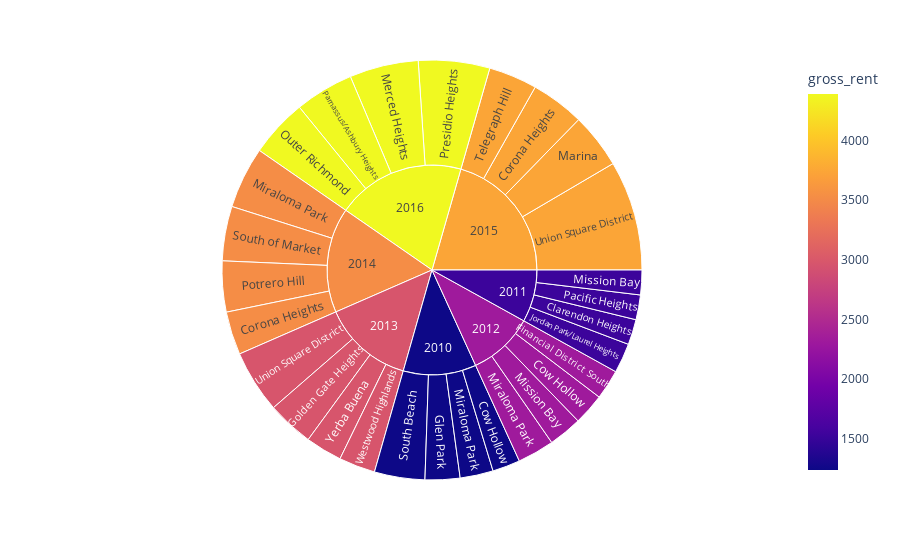

Write notebook code for a chart like this one.
### Code cell
# Sunburst plot for Cost analysis (with top sales prices)
px.sunburst(
    sb_yr_max,
    path=["year","neighborhood"],
    values="sale_price_sqr_foot",
    color="gross_rent"
   )

### Figure 1 — Plotly figure (JSON) as saved in the notebook; plotly's stock layout.template omitted (floating-point values rounded to 4 significant figures)
{"data": [{"branchvalues": "total", "customdata": [[1530], [3528], [3739], [1239], [2324], [2324], [1239], [2971], [1530], [3739], [4390], [1239], [2324], [3528], [1530], [2324], [4390], [1530], [4390], [3528], [4390], [1239], [3528], [3739], [2971], [3739], [2971], [2971], [1239], [1530.0], [2324.0], [2971.0], [3528], [3739], [4390]], "domain": {"x": [0, 1], "y": [0, 1]}, "hovertemplate": "labels=%{label}<br>sale_price_sqr_foot=%{value}<br>parent=%{parent}<br>id=%{id}<br>gross_rent=%{color}<extra></extra>", "ids": ["2011/Clarendon Heights", "2014/Corona Heights", "2015/Corona Heights", "2010/Cow Hollow", "2012/Cow Hollow", "2012/Financial District South", "2010/Glen Park", "2013/Golden Gate Heights", "2011/Jordan Park/Laurel Heights", "2015/Marina", "2016/Merced Heights", "2010/Miraloma Park", "2012/Miraloma Park", "2014/Miraloma Park", "2011/Mission Bay", "2012/Mission Bay", "2016/Outer Richmond ", "2011/Pacific Heights", "2016/Parnassus/Ashbury Heights", "2014/Potrero Hill", "2016/Presidio Heights", "2010/South Beach", "2014/South of Market", "2015/Telegraph Hill", "2013/Union Square District", "2015/Union Square District", "2013/Westwood Highlands", "2013/Yerba Buena", "2010", "2011", "2012", "2013", "2014", "2015", "2016"], "labels": ["Clarendon Heights", "Corona Heights", "Corona Heights", "Cow Hollow", "Cow Hollow", "Financial District South", "Glen Park", "Golden Gate Heights", "Jordan Park/Laurel Heights", "Marina", "Merced Heights", "Miraloma Park", "Miraloma Park", "Miraloma Park", "Mission Bay", "Mission Bay", "Outer Richmond ", "Pacific Heights", "Parnassus/Ashbury Heights", "Potrero Hill", "Presidio Heights", "South Beach", "South of Market", "Telegraph Hill", "Union Square District", "Union Square District", "Westwood Highlands", "Yerba Buena", "2010", "2011", "2012", "2013", "2014", "2015", "2016"], "marker": {"coloraxis": "coloraxis", "colors": [1530, 3528, 3739, 1239, 2324, 2324, 1239, 2971, 1530, 3739, 4390, 1239, 2324, 3528, 1530, 2324, 4390, 1530, 4390, 3528, 4390, 1239, 3528, 3739, 2971, 3739, 2971, 2971, 1239, 1530.0, 2324.0, 2971.0, 3528, 3739, 4390]}, "name": "", "parents": ["2011", "2014", "2015", "2010", "2012", "2012", "2010", "2013", "2011", "2015", "2016", "2010", "2012", "2014", "2011", "2012", "2016", "2011", "2016", "2014", "2016", "2010", "2014", "2015", "2013", "2015", "2013", "2013", "", "", "", "", "", "", ""], "type": "sunburst", "values": [520.7, 888.2, 1101.0, 569.4, 644.8, 613.8, 715.6, 956.2, 610.8, 1133.0, 1417.0, 680.6, 756.2, 1268.0, 507.0, 689.5, 1197.0, 509.0, 1208.0, 1045.0, 1466.0, 1037.0, 1120.0, 997.0, 1290.0, 2259.0, 747.3, 753.0, 3003.0, 2147.0, 2704.0, 3747.0, 4321.0, 5489.0, 5287.0]}], "layout": {"autosize": true, "coloraxis": {"colorbar": {"title": {"text": "gross_rent"}}, "colorscale": [[0, "#0d0887"], [0.1111, "#46039f"], [0.2222, "#7201a8"], [0.3333, "#9c179e"], [0.4444, "#bd3786"], [0.5556, "#d8576b"], [0.6667, "#ed7953"], [0.7778, "#fb9f3a"], [0.8889, "#fdca26"], [1, "#f0f921"]]}, "legend": {"tracegroupgap": 0}, "margin": {"t": 60}}}
